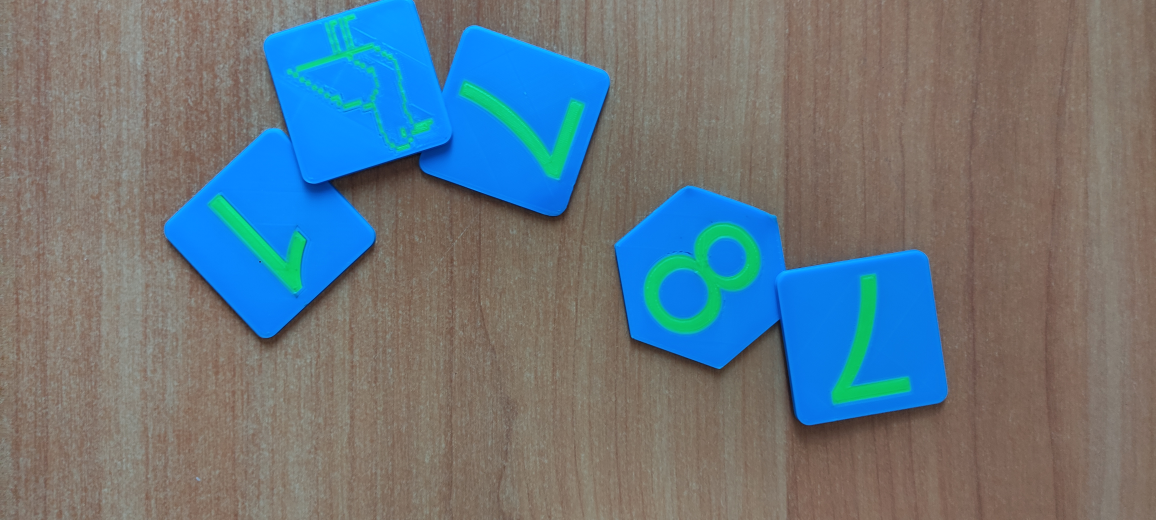
#> input picture Lab02/input/1695128011374.jpg, 4624 x 2080 px (shown at 1/4 size); its folder holds only this picture in this run
$ python lab02.py
#> lines starting #> are read from the running program, lines starting #| are printed output that depends on the picture; after the words box and inside, x2 and y2 are one past the last pixel; in counts of white or black regions, pixels touching at a corner belong together
### Lab02/preprocessing.py
import cv2
import numpy as np
from collections import deque

from config import (
    BLUE_RANGES, GREEN_RANGES,
    MIN_AREA, MAX_AREA_RATIO,
)


def build_color_mask(image_bgr: np.ndarray) -> np.ndarray:
    hsv = cv2.cvtColor(image_bgr, cv2.COLOR_BGR2HSV)
    mask = np.zeros(hsv.shape[:2], dtype=np.uint8)

    for low, high in BLUE_RANGES:
        mask = cv2.bitwise_or(mask, cv2.inRange(hsv, low, high))
    for low, high in GREEN_RANGES:
        mask = cv2.bitwise_or(mask, cv2.inRange(hsv, low, high))

    return mask


def clean_mask(mask: np.ndarray) -> np.ndarray:
    k3 = cv2.getStructuringElement(cv2.MORPH_ELLIPSE, (3, 3))
    return cv2.morphologyEx(mask, cv2.MORPH_CLOSE, k3)

def find_components_scan(mask: np.ndarray):

    h, w = mask.shape
    labels = np.zeros((h, w), dtype=np.int32)
    equivalences = {}   # {label: root_label}
    next_label = 1

    for y in range(h):
        for x in range(w):
            if mask[y, x] == 0:
                continue

            B = labels[y - 1, x] if y > 0 else 0
            C = labels[y, x - 1] if x > 0 else 0

            if B == 0 and C == 0:
                labels[y, x] = next_label
                next_label += 1
            elif B != 0 and C == 0:
                labels[y, x] = B
            elif B == 0 and C != 0:
                labels[y, x] = C
            else:
                if B == C:
                    labels[y, x] = B
                else:
                    labels[y, x] = min(B, C)
                    equivalences[max(B, C)] = min(B, C)

    def find_root(label):
        path = []
        while label in equivalences:
            path.append(label)
            label = equivalences[label]
        for p in path:
            equivalences[p] = label
        return label

    for y in range(h):
        for x in range(w):
            if labels[y, x] != 0:
                labels[y, x] = find_root(labels[y, x])

    components_dict = {}
    for y in range(h):
        for x in range(w):
            lbl = labels[y, x]
            if lbl != 0:
                components_dict.setdefault(lbl, []).append((y, x))

    components = list(components_dict.values())

    new_labels = np.zeros_like(labels)
    for new_id, pixels in enumerate(components, 1):
        for (y, x) in pixels:
            new_labels[y, x] = new_id

    return new_labels, components

def find_components_recursive(mask: np.ndarray):
    h, w = mask.shape
    labels = np.zeros((h, w), dtype=np.int32)
    components = []
    current_label = [0]

    def fill(y, x, lbl):

        if y < 0 or y >= h or x < 0 or x >= w:
            return

        if mask[y, x] == 0 or labels[y, x] != 0:
            return

        labels[y, x] = lbl
        pixels.append((y, x))

        fill(y - 1, x, lbl)
        fill(y + 1, x, lbl)
        fill(y, x - 1, lbl)
        fill(y, x + 1, lbl)

    for start_y in range(h):
        for start_x in range(w):
            if mask[start_y, start_x] > 0 and labels[start_y, start_x] == 0:
                current_label[0] += 1
                pixels = []
                fill(start_y, start_x, current_label[0])
                components.append(pixels)

    return labels, components

def filter_by_area(mask: np.ndarray,
                   min_area: int = MIN_AREA,
                   max_area_ratio: float = MAX_AREA_RATIO) -> np.ndarray:

    h, w = mask.shape
    max_area = int(h * w * max_area_ratio)

    _, components = find_components_scan(mask)

    out = np.zeros_like(mask)
    for pixels in components:
        area = len(pixels)
        if min_area <= area <= max_area:
            for (y, x) in pixels:
                out[y, x] = 255
    return out


def filter_small_components(components, min_area: int = MIN_AREA):
    return [c for c in components if len(c) >= min_area]

### Lab02/features.py
import numpy as np
from collections import deque

def compute_area(pixels) -> int:
    return len(pixels)


def compute_perimeter(pixels) -> int:
    pixel_set = set(pixels)
    perimeter = 0

    for (y, x) in pixels:
        for dy, dx in ((-1, 0), (1, 0), (0, -1), (0, 1)):
            if (y + dy, x + dx) not in pixel_set:
                perimeter += 1
                break
    return perimeter


def compute_center_mass(pixels):
    ys = [p[0] for p in pixels]
    xs = [p[1] for p in pixels]
    return sum(ys) / len(ys), sum(xs) / len(xs)


def compute_central_moments(pixels, cy, cx):
    m20 = m02 = m11 = 0

    for (y, x) in pixels:
        dy = y - cy
        dx = x - cx
        m20 += dx * dx
        m02 += dy * dy
        m11 += dx * dy

    n = len(pixels)
    return m20 / n, m02 / n, m11 / n


def compute_compactness(area, perimeter):
    if area == 0:
        return 0.0
    return (perimeter ** 2) / area


def compute_elongation(m20, m02, m11):
    diff = m20 - m02
    disc = np.sqrt(diff ** 2 + 4 * m11 ** 2)
    num = m20 + m02 + disc
    den = m20 + m02 - disc
    if den <= 0:
        return 1.0
    return num / den


def compute_orientation(m20, m02, m11):
    if m20 == m02:
        return 0.0
    return 0.5 * np.arctan(2 * m11 / (m20 - m02))

def count_holes(pixels, image_shape):
    h, w = image_shape

    comp_mask = np.zeros((h, w), dtype=np.uint8)
    for (y, x) in pixels:
        comp_mask[y, x] = 1

    inv = (comp_mask == 0).astype(np.uint8)

    visited = np.zeros((h, w), dtype=bool)
    holes = 0

    for start_y in range(h):
        for start_x in range(w):
            if inv[start_y, start_x] == 1 and not visited[start_y, start_x]:
                queue = deque()
                queue.append((start_y, start_x))
                visited[start_y, start_x] = True
                touches_border = False

                while queue:
                    y, x = queue.popleft()
                    if y == 0 or y == h - 1 or x == 0 or x == w - 1:
                        touches_border = True

                    for dy, dx in ((-1, 0), (1, 0), (0, -1), (0, 1)):
                        ny, nx = y + dy, x + dx
                        if 0 <= ny < h and 0 <= nx < w:
                            if inv[ny, nx] == 1 and not visited[ny, nx]:
                                visited[ny, nx] = True
                                queue.append((ny, nx))

                if not touches_border:
                    holes += 1

    return holes

def compute_mean_brightness(pixels, image_gray):
    vals = [image_gray[y, x] for (y, x) in pixels]
    return float(np.mean(vals))

def compute_features_for_component(pixels, image_shape, image_gray=None) -> dict:
    area = compute_area(pixels)
    perimeter = compute_perimeter(pixels)
    cy, cx = compute_center_mass(pixels)
    m20, m02, m11 = compute_central_moments(pixels, cy, cx)

    compactness = compute_compactness(area, perimeter)
    elongation = compute_elongation(m20, m02, m11)
    orientation = compute_orientation(m20, m02, m11)
    holes = count_holes(pixels, image_shape)

    feats = {
        "area": area,
        "perimeter": perimeter,
        "cy": cy,
        "cx": cx,
        "m20": m20, "m02": m02, "m11": m11,
        "compactness": compactness,
        "elongation": elongation,
        "orientation": orientation,
        "holes": holes,
    }

    if image_gray is not None:
        feats["brightness"] = compute_mean_brightness(pixels, image_gray)

    return feats

def features_to_matrix(features_list, keys) -> np.ndarray:
    return np.array([
        [f[k] for k in keys]
        for f in features_list
    ], dtype=np.float32)

### Lab02/clustering.py
import numpy as np

from config import KMEANS_MAX_ITER, KMEANS_SEED


def normalize_features(features_matrix: np.ndarray) -> np.ndarray:
    mean = features_matrix.mean(axis=0)
    std = features_matrix.std(axis=0)
    std[std == 0] = 1
    return (features_matrix - mean) / std


def kmedoids_manual(X: np.ndarray, k: int,
                    max_iter: int = KMEANS_MAX_ITER,
                    seed: int = KMEANS_SEED):

    rng = np.random.default_rng(seed)
    n_samples = X.shape[0]

    medoid_indices = rng.choice(n_samples, size=k, replace=False)
    labels = np.zeros(n_samples, dtype=int)

    for iteration in range(max_iter):
        distances = np.zeros((n_samples, k))
        for i in range(n_samples):
            for j in range(k):
                distances[i, j] = np.linalg.norm(
                    X[i] - X[medoid_indices[j]]
                )
        new_labels = np.argmin(distances, axis=1)

        if iteration > 0 and np.array_equal(new_labels, labels):
            break
        labels = new_labels

        for j in range(k):
            points_idx = np.where(labels == j)[0]
            if len(points_idx) == 0:
                continue

            best_cost = float('inf')
            best_idx = medoid_indices[j]

            for candidate in points_idx:
                cost = 0.0
                for other in points_idx:
                    cost += np.linalg.norm(X[candidate] - X[other])
                if cost < best_cost:
                    best_cost = cost
                    best_idx = candidate

            medoid_indices[j] = best_idx

    return labels, medoid_indices

### Lab02/visualization.py
import cv2
import numpy as np
import matplotlib.pyplot as plt
from collections import deque

from config import CLASS_COLORS

# [9 lines left out: function draw_labeled_objects, not called in this run]


def draw_clustered_objects(image_bgr, labels, components, cluster_labels):
    result = image_bgr.copy()
    for i, label_id in enumerate(range(1, len(components) + 1)):
        mask = (labels == label_id)
        cls = int(cluster_labels[i])
        result[mask] = CLASS_COLORS[cls % len(CLASS_COLORS)]
    return result


def show_images(images, titles, save_path=None, cols=3):
    n = len(images)
    rows = (n + cols - 1) // cols
    plt.figure(figsize=(5 * cols, 5 * rows))
    for idx, (img, title) in enumerate(zip(images, titles)):
        plt.subplot(rows, cols, idx + 1)
        if len(img.shape) == 2:
            plt.imshow(img, cmap='gray')
        else:
            plt.imshow(cv2.cvtColor(img, cv2.COLOR_BGR2RGB))
        plt.title(title)
        plt.axis('off')
    plt.tight_layout()
    if save_path:
        plt.savefig(save_path, dpi=150, bbox_inches='tight')
    plt.show()

SYMMETRY_EPS = 0.15
ANGLE_SEARCH_DEG = 25.0
ANGLE_STEP_DEG = 0.5

def _principal_axis(pixels):
    ys = np.array([p[0] for p in pixels], dtype=np.float64)
    xs = np.array([p[1] for p in pixels], dtype=np.float64)
    cy, cx = ys.mean(), xs.mean()
    dy, dx = ys - cy, xs - cx

    m20 = np.mean(dx * dx)
    m02 = np.mean(dy * dy)
    m11 = np.mean(dx * dy)

    theta = 0.5 * np.arctan2(2.0 * m11, m20 - m02)
    return ys, xs, cy, cx, dy, dx, theta


def _project(dx, dy, theta):
    c, s = np.cos(theta), np.sin(theta)
    a = dx * s - dy * c
    b = dx * c + dy * s
    return a, b


def _refine_angle(dx, dy, theta):
    best_theta = theta
    best_area = np.inf
    for d in np.arange(-ANGLE_SEARCH_DEG, ANGLE_SEARCH_DEG + 1e-9, ANGLE_STEP_DEG):
        t = theta + np.deg2rad(d)
        a, b = _project(dx, dy, t)
        area = (a.max() - a.min()) * (b.max() - b.min())
        if area < best_area - 1e-9:
            best_area = area
            best_theta = t
    return best_theta


def _skewness(values):
    std = values.std()
    if std < 1e-9:
        return 0.0
    return float(np.mean(values ** 3) / std ** 3)


def _need_flip_180(a, b):
    skew_b = _skewness(b)
    if abs(skew_b) >= SYMMETRY_EPS:
        return skew_b < 0
    skew_a = _skewness(a)
    return skew_a > 0


def _find_holes(occ):
    h, w = occ.shape
    seen = np.zeros((h, w), dtype=bool)

    def bfs(sy, sx):
        q = deque([(sy, sx)])
        seen[sy, sx] = True
        cells = []
        while q:
            y, x = q.popleft()
            cells.append((y, x))
            for ddy, ddx in ((-1, 0), (1, 0), (0, -1), (0, 1)):
                ny, nx = y + ddy, x + ddx
                if 0 <= ny < h and 0 <= nx < w and not occ[ny, nx] and not seen[ny, nx]:
                    seen[ny, nx] = True
                    q.append((ny, nx))
        return cells

    bfs(0, 0)
    holes = []
    for y in range(h):
        for x in range(w):
            if not occ[y, x] and not seen[y, x]:
                cells = bfs(y, x)
                holes.append((len(cells), sum(c[0] for c in cells) / len(cells)))
    return holes


def _eight_needs_flip(occ):
    holes = sorted(_find_holes(occ), reverse=True)[:2]
    if len(holes) == 2:
        (_, row_big), (_, row_small) = holes
        return row_big < row_small
    rows = np.where(occ.any(axis=1))[0]
    mid = (rows.min() + rows.max()) / 2.0
    return occ[:int(mid)].sum() > occ[int(mid) + 1:].sum()


def _bilinear_sample(mask, xs, ys):
    h, w = mask.shape
    x0 = np.floor(xs).astype(np.int64)
    y0 = np.floor(ys).astype(np.int64)
    fx = xs - x0
    fy = ys - y0

    def px(yy, xx):
        ok = (yy >= 0) & (yy < h) & (xx >= 0) & (xx < w)
        out = np.zeros(xx.shape, dtype=np.float64)
        out[ok] = mask[yy[ok], xx[ok]]
        return out

    return (px(y0, x0) * (1 - fx) * (1 - fy) +
            px(y0, x0 + 1) * fx * (1 - fy) +
            px(y0 + 1, x0) * (1 - fx) * fy +
            px(y0 + 1, x0 + 1) * fx * fy)


def rotate_object_upright(image_bgr, result, pixels, holes=None):
    h, w = image_bgr.shape[:2]
    ys, xs, cy, cx, dy, dx, theta = _principal_axis(pixels)

    theta = _refine_angle(dx, dy, theta)
    c, s = np.cos(theta), np.sin(theta)

    a, b = _project(dx, dy, theta)

    iy = ys.astype(np.int64)
    ix = xs.astype(np.int64)
    color = np.round(image_bgr[iy, ix].mean(axis=0)).astype(np.uint8)

    src_mask = np.zeros((h, w), dtype=np.float64)
    src_mask[iy, ix] = 1.0

    radius = int(np.ceil(np.max(np.hypot(dx, dy)))) + 2
    cy_i, cx_i = int(round(cy)), int(round(cx))
    grid_a, grid_b = np.meshgrid(np.arange(-radius, radius + 1),
                                 np.arange(-radius, radius + 1))

    def render(flip):
        A = grid_a.astype(np.float64)
        B = grid_b.astype(np.float64)
        if flip:
            A, B = -A, -B
        src_dx = A * s + B * c
        src_dy = -A * c + B * s
        return _bilinear_sample(src_mask, cx + src_dx, cy + src_dy) > 0.5

    if holes == 2:
        flip = _eight_needs_flip(render(False))
    else:
        flip = _need_flip_180(a, b)

    occ = render(flip)

    gy = cy_i + grid_b
    gx = cx_i + grid_a
    valid = occ & (gy >= 0) & (gy < h) & (gx >= 0) & (gx < w)
    result[gy[valid], gx[valid]] = color


def rotate_each_object_manual(image_bgr, components, elongations,
                              round_threshold=1.5, holes=None): #управление переворотом
    result = np.zeros_like(image_bgr)

    for i, pixels in enumerate(components):
        if elongations[i] < round_threshold or len(pixels) < 10:
            for (py, px) in pixels:
                result[py, px] = image_bgr[py, px]
            continue

        n_holes = holes[i] if holes is not None else None
        rotate_object_upright(image_bgr, result, pixels, n_holes)

    return result

### Lab02/lab02.py
import os
import glob
import cv2
import numpy as np

from config import (
    INPUT_DIR, OUTPUT_DIR, SUPPORTED_EXT, MAX_SIDE, SHOW_PLOTS,
    MIN_AREA, N_CLASSES, KMEANS_MAX_ITER, KMEANS_SEED, FEATURE_KEYS,
    ROUND_ELONGATION_THRESHOLD,
)
from preprocessing import (
    build_color_mask, clean_mask, filter_by_area,
    find_components_recursive, filter_small_components,
)
from features import compute_features_for_component, features_to_matrix
from clustering import normalize_features, kmedoids_manual
from visualization import (
    draw_clustered_objects,
    show_images,
    rotate_each_object_manual
)


def process_one_image(image_path: str, output_subdir: str):
    os.makedirs(output_subdir, exist_ok=True)
    fname = os.path.basename(image_path)
    print(f"\n{'='*60}")
    print(f"Обработка: {fname}")
    print('='*60)

    image_bgr = cv2.imread(image_path)
    if image_bgr is None:
        print(f"  [!] Не удалось прочитать")
        return

    h, w = image_bgr.shape[:2]
    if max(h, w) > MAX_SIDE:
        scale = MAX_SIDE / max(h, w)
        new_size = (int(w * scale), int(h * scale))
        image_bgr = cv2.resize(image_bgr, new_size, interpolation=cv2.INTER_AREA)
        print(f"  Ресайз: {w}x{h} -> {new_size[0]}x{new_size[1]}")

    image_shape = image_bgr.shape[:2]
    image_gray = cv2.cvtColor(image_bgr, cv2.COLOR_BGR2GRAY)

    def save(name, img):
        cv2.imwrite(os.path.join(output_subdir, name), img)

    save("01_original.png", image_bgr)

    print("\n  [ЭТАП 1] Удаление фона (HSV-сегментация)...")
    mask_raw = build_color_mask(image_bgr)
    mask_clean = clean_mask(mask_raw)
    mask_filtered = filter_by_area(mask_clean, MIN_AREA)

    print("\n  [ЭТАП 2] Выделение связных областей (рекурсивный)...")
    labels, components = find_components_recursive(mask_filtered)
    components = filter_small_components(components, MIN_AREA)
    print(f"    Найдено объектов: {len(components)}")

    if len(components) == 0:
        print("    [!] Объектов не найдено")
        return

    labels_clean = np.zeros_like(labels)
    for new_id, pixels in enumerate(components, 1):
        for (y, x) in pixels:
            labels_clean[y, x] = new_id

    print("\n  [ЭТАП 3] Признаки объектов:")
    features_list = [
        compute_features_for_component(c, image_shape, image_gray)
        for c in components
    ]

    print(f"    {'#':>3} {'elong':>7} {'orient_deg':>10} {'holes':>6}")
    for i, f in enumerate(features_list, 1):
        orient_deg = np.degrees(f['orientation'])
        print(f"    {i:>3} {f['elongation']:>7.2f} {orient_deg:>10.2f} {f['holes']:>6}")

    print(f"\n  [ЭТАП 4] Кластеризация k-medoids (k={N_CLASSES})...")

    if len(components) >= N_CLASSES:
        X = features_to_matrix(features_list, keys=FEATURE_KEYS)
        X_norm = normalize_features(X)
        cluster_labels, medoid_indices = kmedoids_manual(
            X_norm, k=N_CLASSES, max_iter=KMEANS_MAX_ITER, seed=KMEANS_SEED
        )
        print(f"    Метки кластеров: {cluster_labels.tolist()}")
    else:
        print(f"    [!] Объектов ({len(components)}) < классов ({N_CLASSES}). "
              f"Кластеризация пропущена.")
        cluster_labels = np.zeros(len(components), dtype=int)

    print("\n  [ЭТАП 5] Раскраска по классам (финал ЛР №2)...")
    result_black_bg = cv2.bitwise_and(image_bgr, image_bgr, mask=mask_filtered)
    result_clustered = draw_clustered_objects(
        result_black_bg, labels_clean, components, cluster_labels
    )
    save("02_result_lr2.png", result_clustered)

    print("\n  [ЭТАП 6] ЛР3 -- Поворот цифр")
    print("    Поворот КАЖДОЙ цифры отдельно...")

    elongations = [f['elongation'] for f in features_list]
    holes = [f['holes'] for f in features_list]

    result_rotated_each = rotate_each_object_manual(
        result_clustered,
        components,
        elongations,
        round_threshold=ROUND_ELONGATION_THRESHOLD,
        holes=holes,
    )
    save("04_rotated_each.png", result_rotated_each)

    print(f"\n  [OK] Результаты: {output_subdir}")

    if SHOW_PLOTS:
        show_images(
            [image_bgr,
             result_clustered,
             result_rotated_each],
            ["1. Оригинал",
             "2. Финал ЛР №2 (кластеры)",
             "3. ЛР №3 (поворот по orientation)"],
            save_path=os.path.join(output_subdir, "steps_lr3.png"),
            cols=3,
        )


def main():
    files = []
    for ext in SUPPORTED_EXT:
        files.extend(glob.glob(os.path.join(INPUT_DIR, f"*{ext}")))
        files.extend(glob.glob(os.path.join(INPUT_DIR, f"*{ext.upper()}")))
    files = sorted(set(files))

    if not files:
        print(f"[!] В папке {INPUT_DIR} нет изображений")
        return

    print(f"Найдено изображений: {len(files)}")
    for f in files:
        print(f"  - {os.path.basename(f)}")

    for idx, path in enumerate(files, 1):
        stem = os.path.splitext(os.path.basename(path))[0]
        output_subdir = os.path.join(OUTPUT_DIR, stem)
        print(f"\n[{idx}/{len(files)}] {os.path.basename(path)}")
        try:
            process_one_image(path, output_subdir)
#> in process_one_image, image_bgr is the input picture: shape (2080, 4624, 3); mean B, G, R 126.6, 118.5, 104.3
#|   Ресайз: 4624x2080 -> 500x224
#> the loop in build_color_mask, `for low, high in GREEN_RANGES:` made 1 pass
#> pass 1, in build_color_mask, `mask = cv2.bitwise_or(mask, cv2.inRange(hsv, low, high))`:
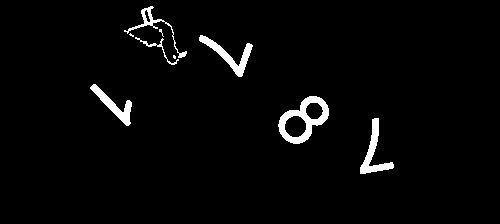
#> mask: shape (224, 500); 2.8% white; 9 white regions (3 under 20 px), largest, box (x1, y1, x2, y2) and area: (278, 96, 329, 144) 958, (199, 35, 253, 77) 585, (360, 118, 394, 174) 572, (90, 84, 132, 126) 493, (124, 6, 187, 58) 330, (135, 37, 179, 65) 125
#> after the loop in find_components_scan, `for y in range(h):`:
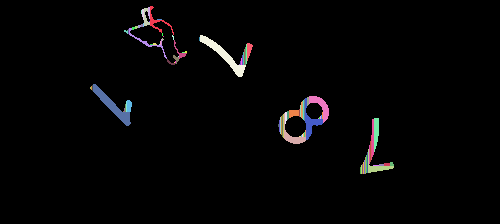
#> labels: shape (224, 500) int32; 102 distinct labels, from 0 to 101; one colour per label, 0 black
#> after the loop in find_components_scan, `for y in range(h):`:
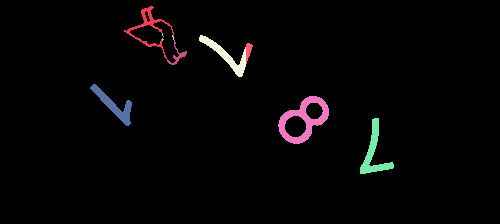
#> labels: shape (224, 500) int32; 12 distinct labels, from 0 to 76; one colour per label, 0 black
#> after the loop in find_components_scan, `for new_id, pixels in enumerate(components, 1):`:
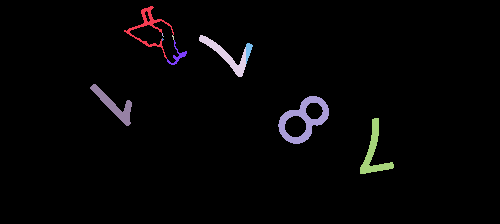
#> new_labels: shape (224, 500) int32; 12 distinct labels, from 0 to 11; one colour per label, 0 black
#> in filter_by_area, `_, components = find_components_scan(mask)`: components = 11 items
#> the loop in filter_by_area, `for pixels in components:` made 11 passes
#> area on passes 1, 4, 7, 8, 9, 10, 11: 405, 503, 110, 83, 494, 961, 573
#> in process_one_image, `labels, components = find_components_recursive(mask_filtered)`:
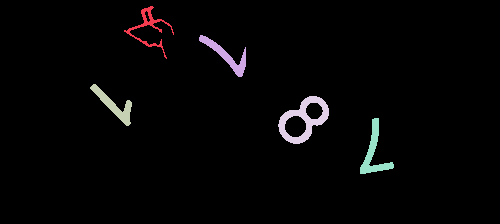
#> labels: shape (224, 500) int32; 6 distinct labels, from 0 to 5; one colour per label, 0 black
#> in process_one_image, `labels, components = find_components_recursive(mask_filtered)`: components = 5 items
#|     Найдено объектов: 5
#> the loop in process_one_image, `for new_id, pixels in enumerate(components, 1):` made 5 passes
#> after the loop in count_holes, `for start_y in range(h):`:
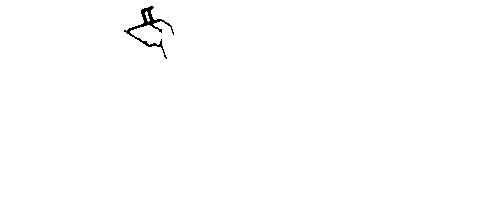
#> visited: shape (224, 500) bool; 99.6% white; 1 black region, box (x1, y1, x2, y2) and area: (124, 6, 174, 59) 405
#> in compute_mean_brightness, `vals = [image_gray[y, x] for (y, x) in pixels]`: vals = 405 values, max 155 at index 165, min 121 at index 348, mean 137.1
#> the loop in compute_perimeter (call 2), `for (y, x) in pixels:` made 503 passes
#> (y, x) on passes 1 to 3: (35, 200), (36, 200), (37, 200)
#> the loop in compute_central_moments (call 2), `for (y, x) in pixels:` made 503 passes
#> (y, x, dy, dx, m20, m02, m11) on passes 1 to 3: (35, 200, -20.36, -25.97, 674.2, 414.4, 528.6), (36, 200, -19.36, -25.97, 1348.5, 789, 1031.2), (37, 200, -18.36, -25.97, 2022.7, 1125.9, 1507.8)
#> call 2 of count_holes, with image_shape = (224, 500)
#> the loop in count_holes (call 2), `for (y, x) in pixels:` made 503 passes
#> after the loop in count_holes (call 2), `for (y, x) in pixels:`:
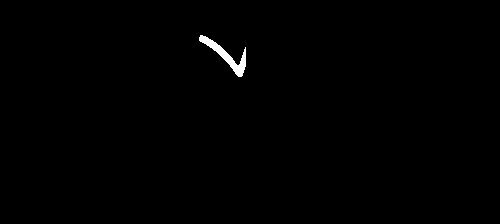
#> comp_mask: shape (224, 500); values 0 (black) and 1 (white), 0.45% white; 1 white region, box (x1, y1, x2, y2) and area: (199, 35, 246, 77) 503
#> (the rest of the program and of its run is left out)
